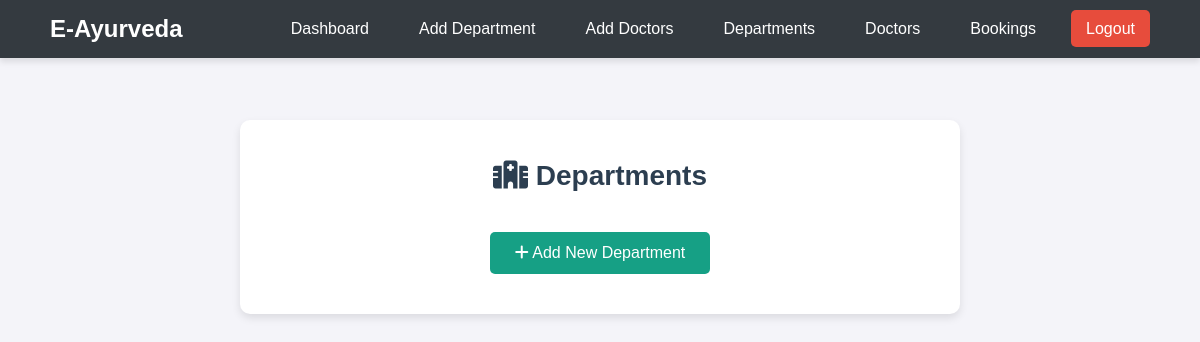
/departments/, run on an earlier commit of the app's database.
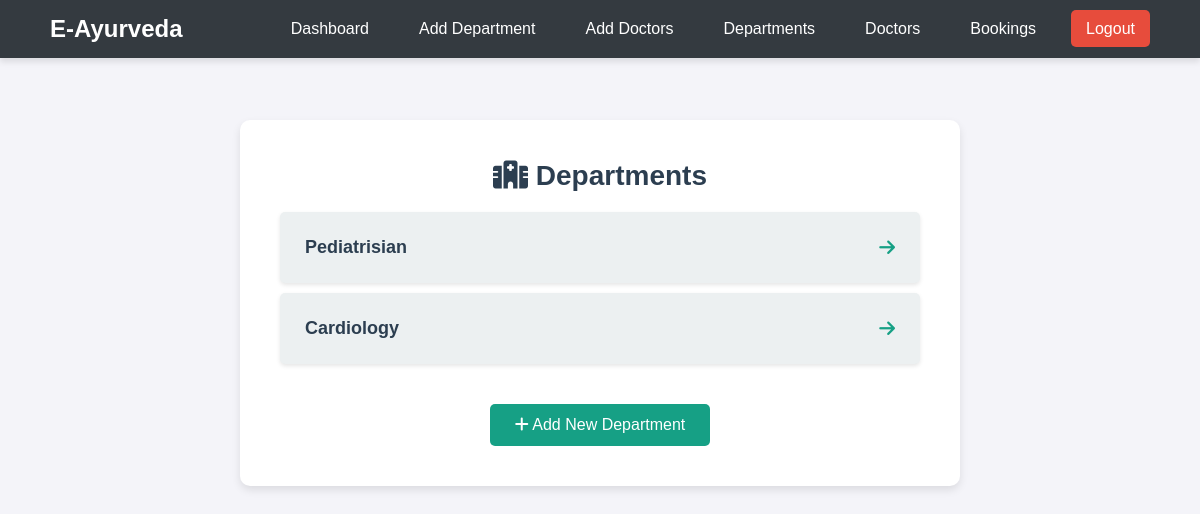
And on a later commit of the database.
### app/models.py (models this page shows, shortened)
class Department(models.Model):
    name = models.CharField(max_length=100)
    description = models.TextField(blank=True, null=True)

### app/views.py (the view)
# urls.py: path('departments/', views.department_list, name='department_list'),
def department_list(request):
    departments = Department.objects.all()
    return render(request, 'staf/department_list.html', {'departments': departments})

### templates/staf/department_list.html (shortened to what this page needs)
<!DOCTYPE html>
<html lang="en">
<head>
    <link rel="stylesheet" href="https://cdnjs.cloudflare.com/ajax/libs/font-awesome/6.4.2/css/all.min.css">
</head>
<body>
    <nav class="navbar">
        <div class="logo">E-Ayurveda</div>
        <ul>
            <li><a href="../stafhome">Dashboard</a></li>
            <li><a href="../add-department">Add Department</a></li>
            <li><a href="../add-doctor">Add Doctors</a></li>
            <li><a href="../departments">Departments</a></li>
            <li><a href="../doctors">Doctors</a></li>
            <li><a href="../stafbookings">Bookings</a></li>
            <li><a href="../logout" class="logout-btn">Logout</a></li>
        </ul>
    </nav>
    <div class="container">
        <h2><i class="fas fa-hospital"></i> Departments</h2>
        <ul class="department-list">
            {% for department in departments %}
                <li>
                    <a href="{% url 'doctor_list' %}">
                        <span>{{ department.name }}</span>
                        <i class="fas fa-arrow-right"></i>
                    </a>
                </li>
            {% endfor %}
        </ul>
        <a href="{% url 'add_department' %}" class="add-btn">
            <i class="fas fa-plus"></i> Add New Department
        </a>
    </div>
</body>
</html>

What changed in the data, as far as the page shows it:
added Department: name "Pediatrisian"
added Department: name "Cardiology"
